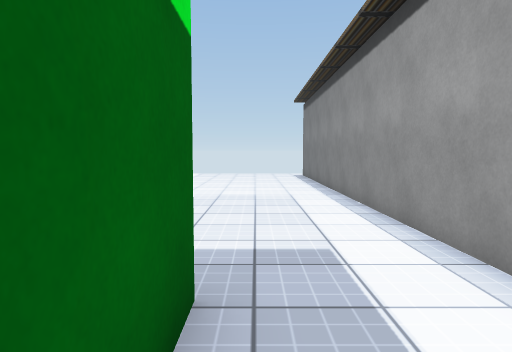
View 1 (above)

23 first-person views from a walk through a 3-D level made in the Unity game engine. The camera is 1.2 m above the floor, tilts 4° down and sees 75° across. The floor is counted in squares, 1 m on a side. Each view is taken from the middle of a square. On the plan, view 1 faces up. The plan holds only what a view shows up to about 14 squares ahead; the rest is blank. The place goes on beyond the plan. Some surface patterns are stand-ins.

View 2
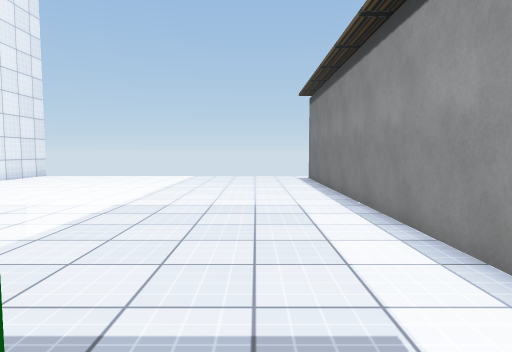

View 3
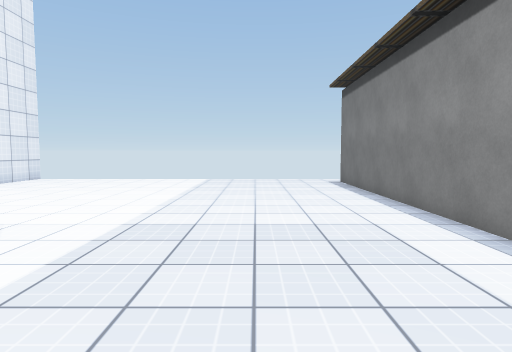

View 4
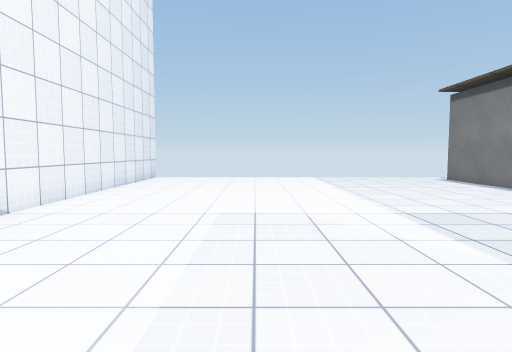

View 5
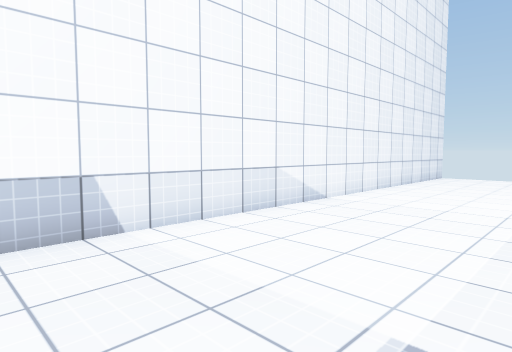

View 6
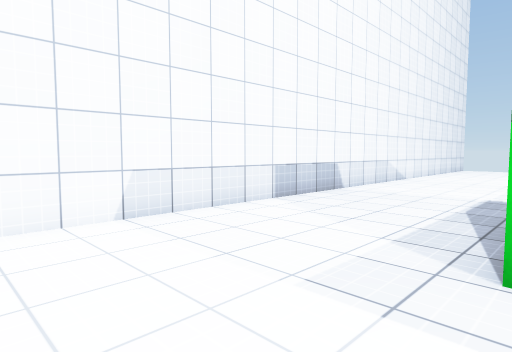

View 7
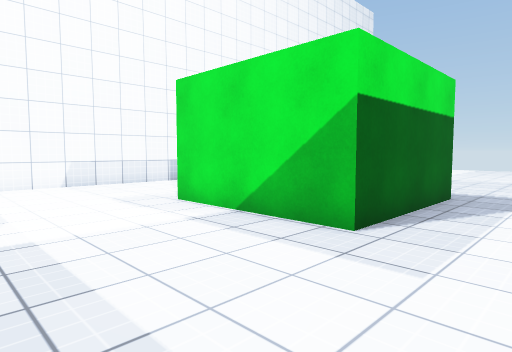

View 8
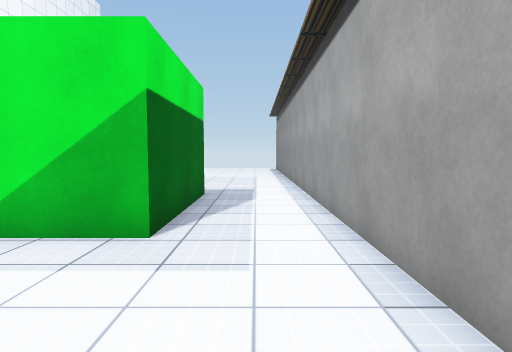

View 9
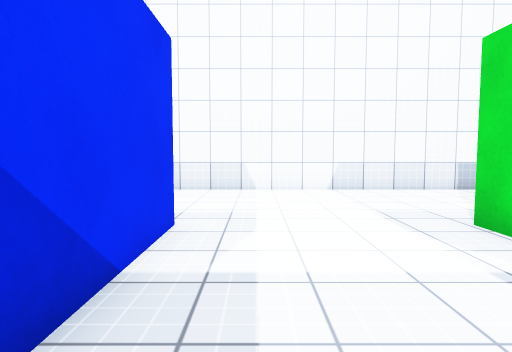

View 10
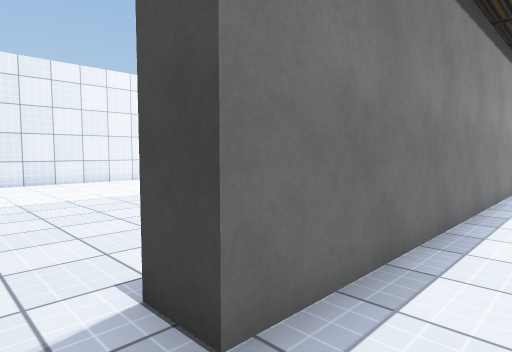

View 11
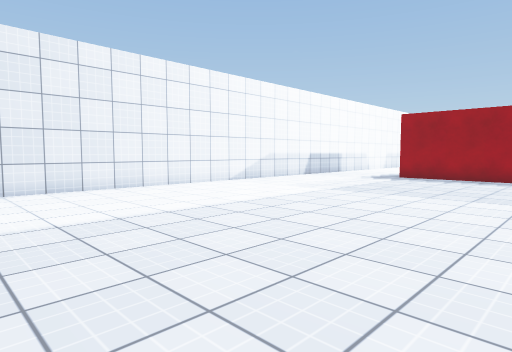

View 12
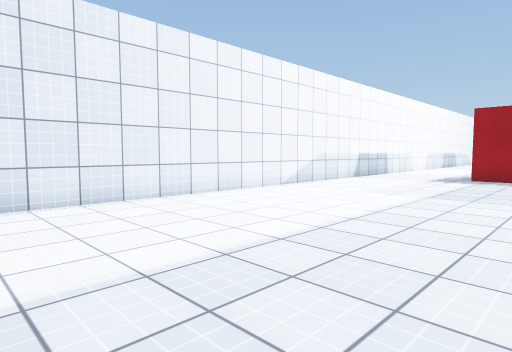

View 13
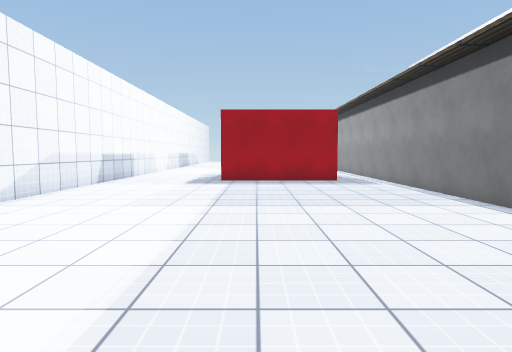

View 14
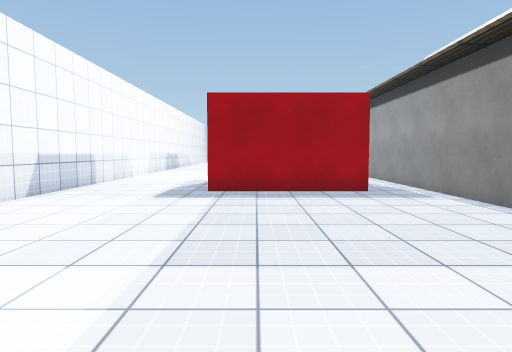

View 15
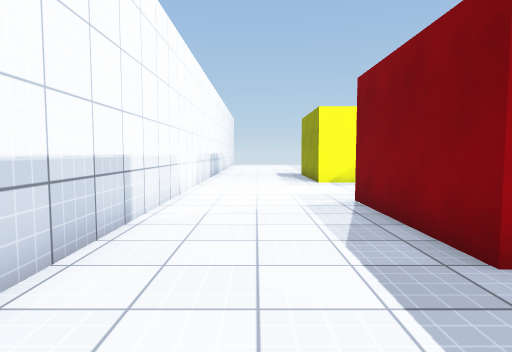

View 16
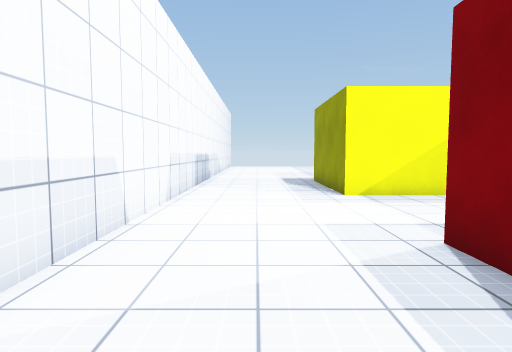

View 17
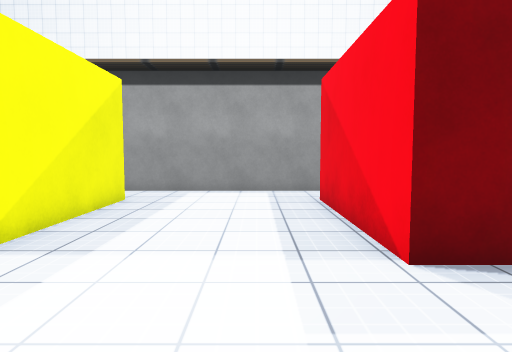

View 18
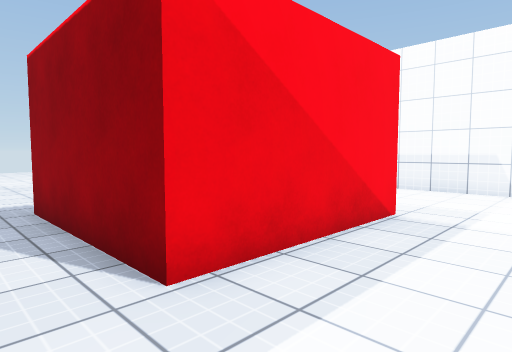

View 19
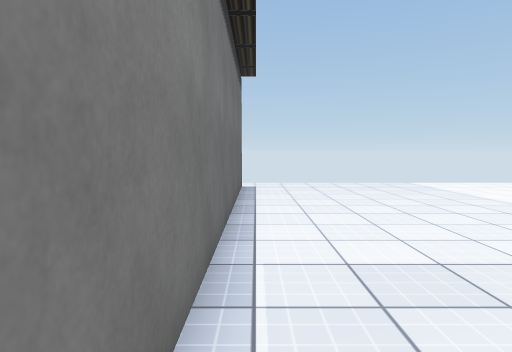

View 20
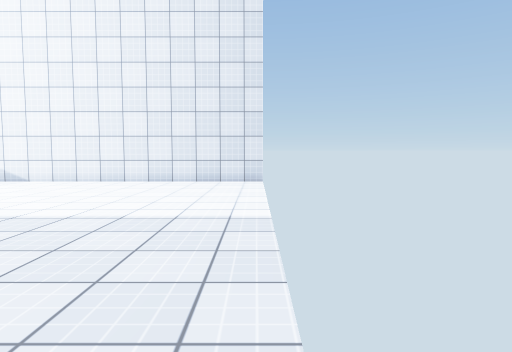

View 21
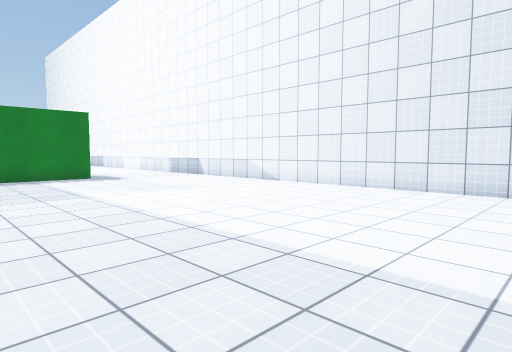

View 22
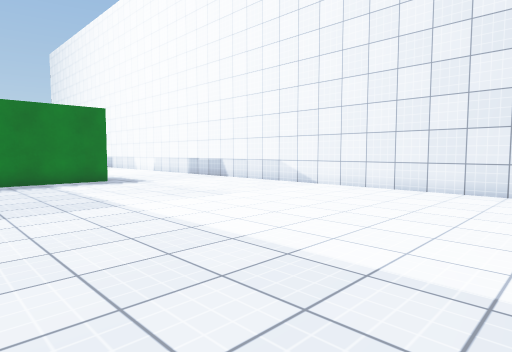

View 23
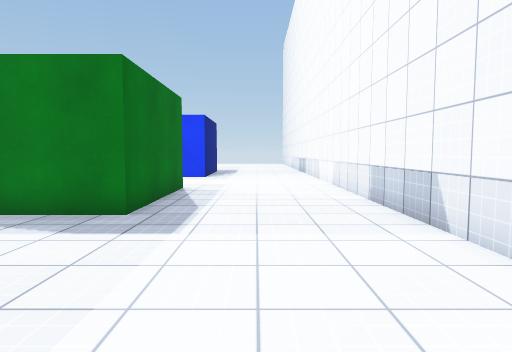

### Floor plan
Points are (right, up) in squares from view 1. A wall is a line through its corners. A room is listed if a view was taken in it or the views show most of it. See-through windows are left out.
Room 1 (views 1, 2, 3, 4, 5, 6, 7, 8, 9, 10, 21, 22, 23)
walls: (-0.5, 2.8) (-0.5, -2.4) (-5.5, -2.4) (-5.5, 2.6) (-1.9, 2.6); (2.5, -5.1) (2.5, 17.8); (-10.9, 19.4) (-10.9, -7.5); (-5.5, -7.4) (-1.6, -7.4)
ways out: opening at (3, 18.5) to room 2
Room 2 (views 11, 12, 13, 14, 15, 16, 17, 18, 19, 20)
walls: (10.5, 2.6) (10.5, -2.4) (5.5, -2.4) (5.5, 2.6) (10.5, 2.6); (3.5, 17.4) (3.5, -7.5); (2.5, 17.8) (3.5, 17.8); (5.5, -7.4) (10.5, -7.4); (15.2, -7.5) (15.2, 18)
ways out: opening at (3, 18.5) to room 1

Positions as (right, up) in squares from view 1, and headings:
1: (0, 0), facing up
2: (0, 2), facing up
3: (-1, 4), facing up
4: (-6, 3), facing up
5: (-6, 2), facing up-left
6: (-5, -6), facing up-left
7: (2, -7), facing up-left
8: (1, -7), facing up
9: (0, -6), facing left
10: (1, 19), facing down-right
11: (4, 19), facing down-right
12: (7, 19), facing down-right
13: (9, 17), facing down
14: (9, 13), facing down
15: (13, 6), facing down
16: (13, 2), facing down
17: (14, -4), facing left
18: (4, -5), facing up-right
19: (4, 6), facing up
20: (3, 19), facing left
21: (0, 19), facing down-left
22: (0, 17), facing down-left
23: (-8, 9), facing down
